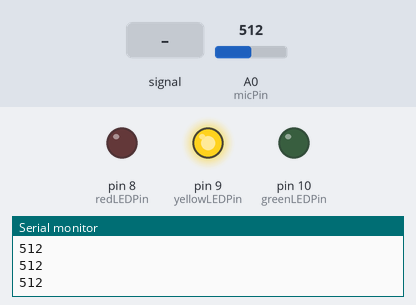
This sketch was run on a simulated Arduino Uno, built with avr-gcc and run on an emulated ATmega328P. Parts: output pins drawn as LEDs (lit = HIGH), the last lines printed to the serial monitor. Dashed ring = blinking. The test bench sets the inputs (shaded band); at power-on: A0 (micPin) = 512.

Above: at 1.2 s.
1.3 s: A0 (micPin) fed a 200 Hz sine of ±255 counts around its level
At 2.0 s:
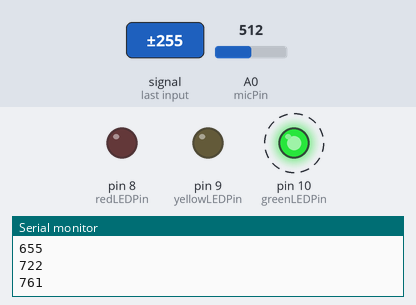
4.3 s: A0 (micPin) set to 710
At 5.5 s:
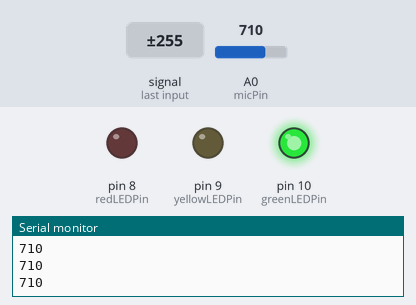
5.8 s: A0 (micPin) set to 685
At 7.0 s:
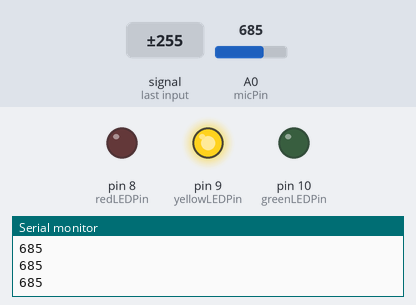
7.3 s: A0 (micPin) set to 716
At 8.3 s:
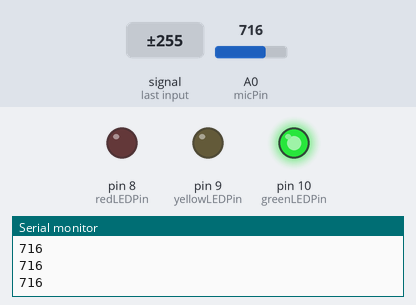
Timing chart, 0 to 9.8 s (numbered marks = the images above; inputs shaded):
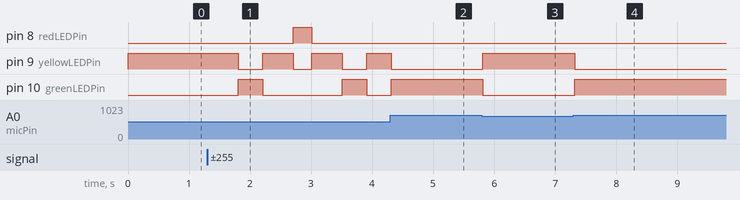

Measured:
- the behaviour switches between 700 and 699 on A0 (micPin) (found by bisection; images 2 and 3)
- after the input at 1.3 s, pin 8 (redLEDPin): LOW → HIGH after 1.4 s, → LOW 0.30 s later; pin 9 (yellowLEDPin): goes LOW 0.40 s, HIGH 0.50 s, LOW 0.30 s, HIGH 0.50 s, LOW 0.40 s, then HIGH, starting after 0.51 s; pin 10 (greenLEDPin): alternates HIGH for 0.40 s and LOW for 1.3 s, starting after 0.51 s
- after the input at 4.3 s, pin 8 (redLEDPin): stays LOW (without the input it goes to HIGH after 0.11 s)
- after the input at 5.8 s, pin 9 (yellowLEDPin): LOW → HIGH at once; pin 10 (greenLEDPin): HIGH → LOW at once
- after the input at 7.3 s, pin 9 (yellowLEDPin): HIGH → LOW at once; pin 10 (greenLEDPin): LOW → HIGH at once

The sketch:

2b.ino
```cpp
// Define the pins for LEDs and microphone
const int micPin = A0;
const int redLEDPin = 8;
const int yellowLEDPin = 9;
const int greenLEDPin = 10;

void setup() {
  // Set LED pins as outputs
  pinMode(redLEDPin, OUTPUT);
  pinMode(yellowLEDPin, OUTPUT);
  pinMode(greenLEDPin, OUTPUT);

  // Initialize serial communication for debugging (optional)
  Serial.begin(9600);
}

void loop() {
  // Read the analog value from the microphone
  int soundLevel = analogRead(micPin);

  // Map the analog value to different ranges for LED control
  if (soundLevel < 300) {
    // Low sound level (turn on red LED)
    digitalWrite(redLEDPin, HIGH);
    digitalWrite(yellowLEDPin, LOW);
    digitalWrite(greenLEDPin, LOW);
  } else if (soundLevel >= 300 && soundLevel < 700) {
    // Medium sound level (turn on yellow LED)
    digitalWrite(redLEDPin, LOW);
    digitalWrite(yellowLEDPin, HIGH);
    digitalWrite(greenLEDPin, LOW);
  } else {
    // High sound level (turn on green LED)
    digitalWrite(redLEDPin, LOW);
    digitalWrite(yellowLEDPin, LOW);
    digitalWrite(greenLEDPin, HIGH);
  }

  // Print the sound level value to serial monitor (optional)
  Serial.println(soundLevel);

  // Add a delay to control the rate of reading (adjust as needed)
  delay(100); // 100ms delay
}
```
